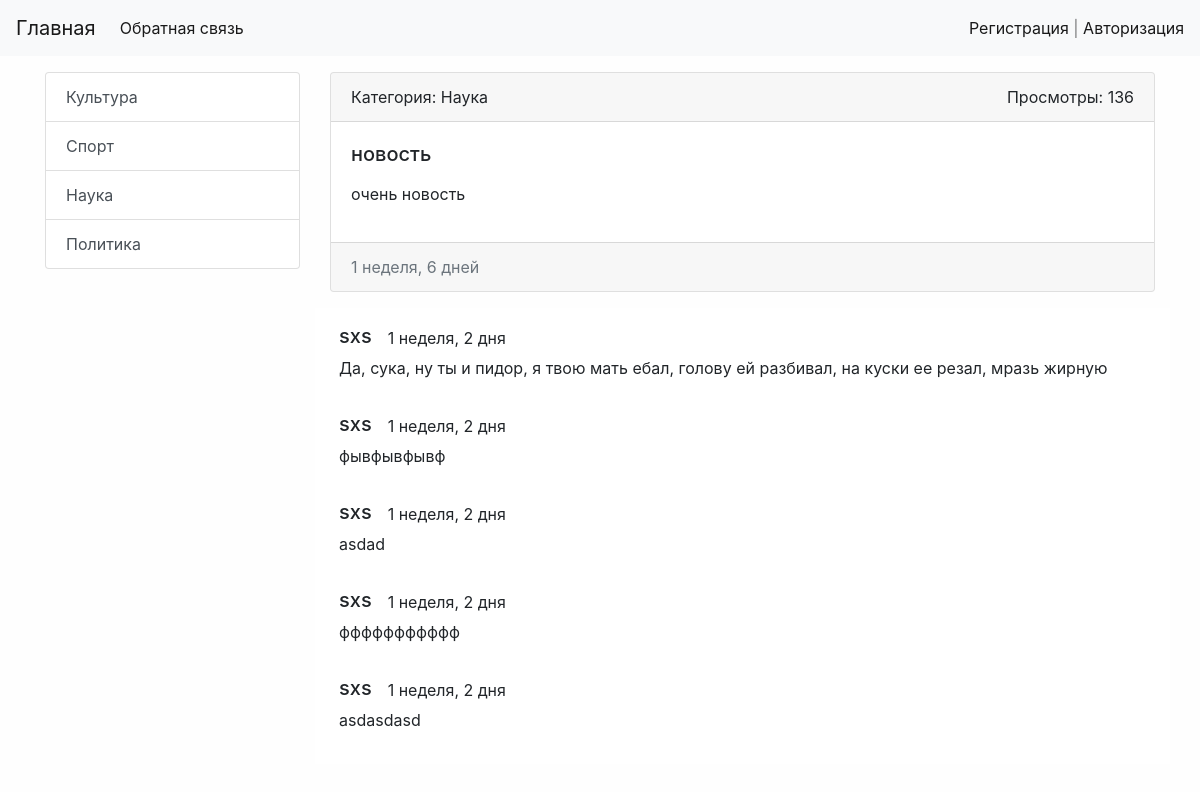
/news/23/, run on the app's committed database.
### appName/models.py (models this page shows, shortened)
class Category(models.Model):
    title = models.CharField(max_length=50, db_index=True)  #дб индекс - ускоряет поиск по этому полю хз
    def get_absolute_url(self): # конфенция приписывает называть так этот метод, а нужен он для ссылок красивых
        return reverse('category_page', kwargs={'category_id': self.pk})
    def __str__(self):
        return self.title   #   а называется эта хуета строковое представление объекта

class News(models.Model):
    title = models.CharField(max_length=100, verbose_name='Заголовок епта:')
    content = models.TextField(verbose_name='Текст новости:')
    created_at = models.DateTimeField(auto_now_add=True)
    updated_at = models.DateTimeField(auto_now=True)
    photo = models.ImageField(upload_to='photos/%Y/%m/', blank=True)
    is_published = models.BooleanField(default=True, verbose_name='Опубликовать?')
    news_category = models.ForeignKey('Category', on_delete=models.PROTECT, verbose_name='Категория:') #внешний ключ
    views = models.IntegerField(default=0)
    class Meta:     #подкласс для того чтобы изменить написание в админке лоол
        verbose_name = 'Новость'
        verbose_name_plural = 'Новости'
        ordering = ['created_at', 'title']  #порядок сортировки, работает везде, нетолько в админке

class Comment(models.Model):
    author = models.ForeignKey('auth.User', on_delete=models.CASCADE)
    news = models.ForeignKey('News', on_delete=models.CASCADE)
    text = models.TextField(max_length=500)
    created_at = models.DateTimeField(auto_now_add=True)
    rating = models.IntegerField(default=0)
    class Meta:
        ordering = ['-created_at']

### appName/views.py (the view, shortened to what this page needs)
# urls.py: path('news/<int:pk>/', ViewNews.as_view(), name='news_page'),
class ViewNews(DetailView, FormMixin):
    model = News
    template_name = 'appName/news.html'
    form_class = CommentForm
    def get_context_data(self, **kwargs):
        context = super().get_context_data(**kwargs)
        context['form'] = self.get_form()  # Добавьте форму в контекст
        comments = Comment.objects.filter(news=self.object)
        context['comments'] = comments
        return context
    def get(self, request, *args, **kwargs):
        news = self.get_object()
        news.views = F('views') + 1
        news.save()
        return super().get(request, *args, **kwargs)

### appName/templatetags/news_tags.py (called while the page is built)
@register.inclusion_tag('appName/list_categories.html') #шаблон для рендеринга
def show_categories(arg1='Hi'):
    categories = Category.objects.all()
    return {'categories': categories, 'arg1': arg1} #arg1 можно потом вывести

### appName/templates/appName/news.html (shortened to what this page needs)
{% extends 'base.html' %}
{% block content %}
<div class="card mb-3">
  <div class="card-header">
    <div class="d-flex">
      <div>
        Категория: {{ news.news_category }}
      </div>
      <div class="ml-auto">
        Просмотры: {{ news.views }}
      </div>
    </div>
  </div>
  <div class="card-body">
    <h5 class="card-title">{{ news.title }}</h5>
    <p class="card-text">{{ news.content|linebreaks}}</p>
  </div>
  <div class="card-footer text-muted">
    {{ news.created_at|timesince }}
  </div>
</div>
{% include 'inc/_comments.html' %}
{% endblock %}

### templates/base.html (shortened to what this page needs)
{% load static %}
<!doctype html>
<html lang="ru">
<head>
    <link rel="stylesheet" href="{% static 'bootstrap/css/bootstrap.min.css' %}">
    <link rel="stylesheet" href="{% static 'css/style.css' %}">
</head>
<body>
{% include 'inc/_nav.html' %}
<div class="container mt-3">
    <div class="row">
        <div class="col-md-3">
            {% load cache %}
            {% cache 500 sidebar%}
                {% block sidebar %}
                    {% include 'inc/_sidebar.html' %}
                {% endblock %}
            {% endcache %}
        </div>
        <div class="col-md-9">
            {% block content %}{% endblock %}
        </div>
    </div>
</div>
</body>
</html>

### templates/inc/_nav.html (shortened to what this page needs)
<nav class="navbar navbar-expand-lg navbar-light bg-light">
  <a class="navbar-brand" href="{% url 'home_page' %}">Главная</a>
  <div class="collapse navbar-collapse" id="navbarSupportedContent">
    <ul class="navbar-nav mr-auto">
      <li class="nav-item active">
        <a class="nav-link" href="{% url 'contact' %}">Обратная связь</a>
      </li>
    </ul>
    {% if request.user.is_authenticated %}
    <span class="navbar-text"> Привет, {{ user.username }} | <a href="{% url 'logout' %}">Выход</a> </span>
    {% else %}
      <span class="navbar-text">
        <a href="{% url 'register' %}">Регистрация</a> | <a href="{% url 'login' %}">Авторизация</a>
      </span>
    {% endif %}
  </div>
</nav>

### templates/inc/_sidebar.html
{% load news_tags  %}
{% show_categories %}

### appName/templates/appName/list_categories.html
<div class="list-group">
    {% for item in categories %}
    <a href="{{ item.get_absolute_url }}" class="list-group-item list-group-item-action">{{ item.title }}</a>
    {% endfor %}
</div>

### templates/inc/_comments.html (shortened to what this page needs)
<div class="d-flex justify-content-center row">
  <div class="coment-bottom bg-white p-2 px-4 w-100">
    {% for item in comments %}
    <div class="commented-section mt-2">
      <div class="d-flex flex-row align-items-center commented-user">
        <h5 class="mr-2">{{ item.author }}</h5><span class="mb-1 ml-2">{{ item.created_at|timesince }}</span></div>
      <div class="comment-text-sm"><span>{{ item.text }}</span></div>
      <br>
    </div>
    {% endfor %}
  </div>
</div>

### randomBro/static/css/style.css (style rules this page uses)
body { background-color: #fefefe; }

### data on the page
Category: title "Культура"
Category: title "Спорт"
Category: title "Наука"
Category: title "Политика"
News: news_category "Наука", views "136", title "новость", content "очень новость", created_at "1 неделя, 6 дней"
Comment: author "sxs", created_at "1 неделя, 2 дня", text "Да, сука, ну ты и пидор, я твою мать ебал, голову ей разбивал, на куски ее резал, мразь жирную"
Comment: author "sxs", created_at "1 неделя, 2 дня", text "фывфывфывф"
Comment: author "sxs", created_at "1 неделя, 2 дня", text "asdad"
Comment: author "sxs", created_at "1 неделя, 2 дня", text "ффффффффффф"
Comment: author "sxs", created_at "1 неделя, 2 дня", text "asdasdasd"
